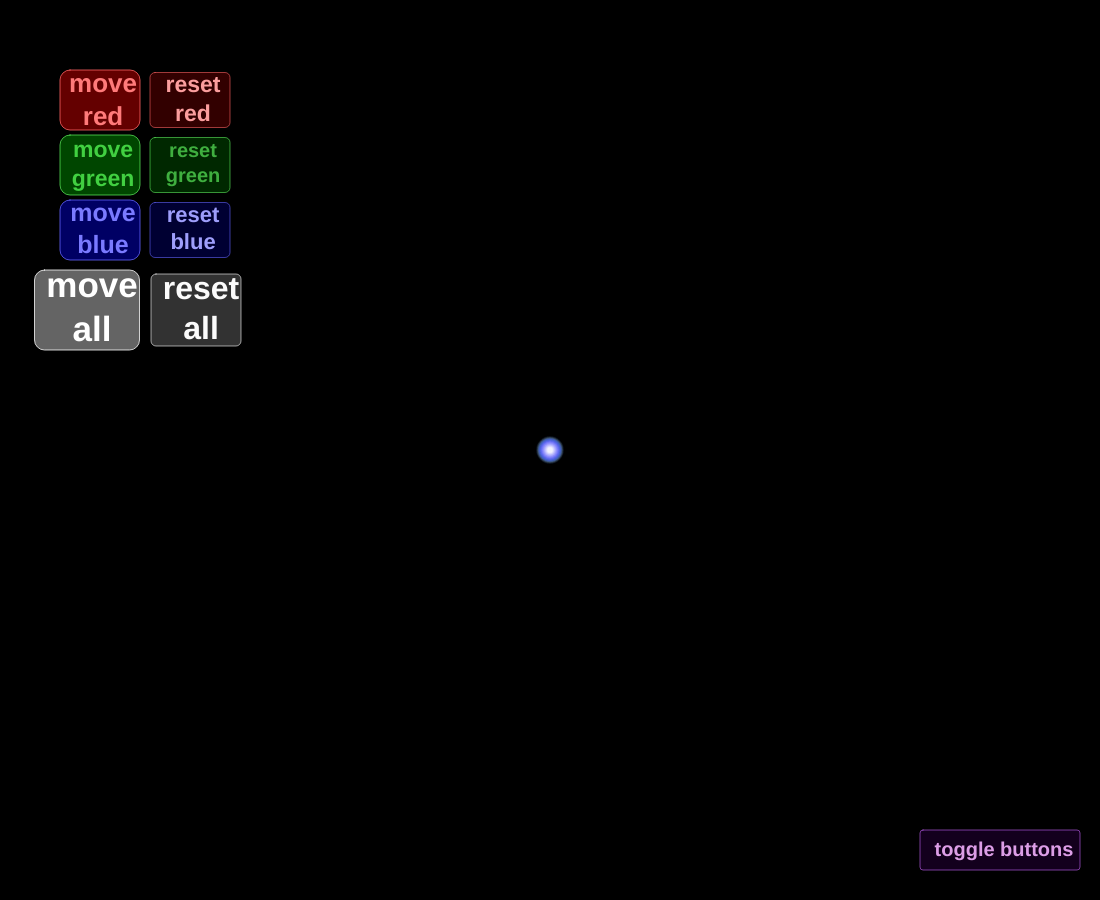
Frame 1 (no input)
Frame 60 (no input): identical to frame 1, image omitted
Frame 120 (the mouse pressed at the canvas centre since frame 60): identical to frame 1, image omitted

The p5.js sketch that drew this single still picture (run headless with seeded random() and noise() and a simulated clock; from frame 60 on, the mouse is pressed at the canvas centre):

// p5.js sketch
// ── sketch.js
var canvasWidth;
var canvasHeight;
var canvas;

//buttons
var moveRed;
var resetRed;
var moveBlue;
var resetBlue;
var moveGreen;
var resetGreen;
var moveAll;
var resetAll;
var menuToggle;

//orbs
var redOrb;
var greenOrb;
var blueOrb;

//orb inputs
var redColor = 0;
var greenColor = 1;
var blueColor = 2;

//make it much easier to create a custom buttons
class Button{
  constructor(title, size, textContrast, x, y, width, height, rounded, highlightChange, rVal, gVal, bVal, strokeContrast, strokeSize, alpha, textOffsetX, textOffsetY){
    this.title = title;
    this.size = size;
    this.textContrast = textContrast;
    this.x = x;
    this.y = y;
    this.width = width;
    this.height = height;
    this.rounded = rounded;
    this.highlightChange = highlightChange;
    this.red = rVal;
    this.green = gVal;
    this.blue = bVal;
    this.alpha = alpha;
    this.strokeContrast = strokeContrast;
    this.strokeSize = strokeSize;
    this.textOffsetX = textOffsetX;
    this.textOffsetY = textOffsetY;

    this.hovered = false;
    this.highlight = 0;
    this.activated = true;
  }
  show(){
    //only show if button is active
    if (this.activated){
      if((mouseX >= this.x - this.width/2) && (mouseX <= this.x + this.width/2) && (mouseY >= this.y - this.height/2) && (mouseY <= this.y + this.height/2)){
        this.highlight = this.highlightChange;
        this.hovered = true;
      }
      else{
        this.highlight = 0;
        this.hovered = false;
      }
      noStroke();
      textSize(this.size);
      textAlign(CENTER, TOP);
      textStyle(BOLD);
      fill(this.red + this.highlight + this.textContrast, this.green + this.highlight + this.textContrast, this.blue + this.highlight + this.textContrast, this.alpha + this.textContrast + this.highlight);
      text(this.title, this.x + this.textOffsetX, this.y + this.textOffsetY, this.width, this.height);
      stroke(this.red + this.strokeContrast, this.green + this.strokeContrast, this.blue + this.strokeContrast, this.alpha + this.strokeContrast);
      strokeWeight(this.strokeSize);
      fill(this.red + this.highlight, this.green + this.highlight, this.blue + this.highlight, this.alpha + this.highlight);
      rectMode(CENTER);
      rect(this.x, this.y, this.width, this.height, this.rounded, this.rounded, this.rounded, this.rounded);
    }
  }
  activate(){
    this.activated = true;
  }
  deactivate(){
    this.activated = false;
  }
}

//to show that buttons are functional
class Orb{
  constructor(color){
    this.x = canvasWidth/2;
    this.y = canvasHeight/2;
    this.color = color;
  }
  move(){
    this.x = random(0, canvasWidth);
    this.y = random(0, canvasHeight);
  }
  setPos(x, y){
    this.x = x;
    this.y = y;
  }
  show(){
    noStroke();
    for (let i = 0; i <= 50; i++){
      if(this.color == 0){
        fill(255, i*5, i*5, i*2);
      }
      else if(this.color == 1){
        fill(i*5, 255, i*5, i*2);
      }
      else if(this.color == 2){
        fill(i*5, i*5, 255, i*2);
      }
      ellipse(this.x, this.y, 30 - i/2, 30 - i/2);
    }
  }
}

function setup() {
  rectMode(CENTER);
  ellipseMode(CENTER);
  canvasWidth = windowWidth - 100;
  canvasHeight = windowHeight - 100;
  canvas = createCanvas(canvasWidth, canvasHeight);
  //center canvas on screen
  canvas.position((windowWidth - canvasWidth)/2, (windowHeight - canvasHeight)/2);

  //create orbs to interact with buttons
  redOrb = new Orb(redColor);
  greenOrb = new Orb(greenColor);
  blueOrb = new Orb(blueColor);

  //create buttons
  //for red orb
  moveRed = new Button("move red", 26, 200, 100, 100, 80, 60, 10, 80, 255, 0, 0, 100, 1, 100, 3, 2);
  resetRed = new Button("reset red", 23, 200, 190, 100, 80, 55, 5, 80, 255, 0, 0, 100, 1, 50, 3, 2);
  //for green orb
  moveGreen = new Button("move green", 23, 120, 100, 165, 80, 60, 10, 80, 0, 255, 0, 100, 1, 70, 3, 4);
  resetGreen = new Button("reset green", 20, 120, 190, 165, 80, 55, 5, 80, 0, 255, 0, 100, 1, 40, 3, 4);
  //for blue orb
  moveBlue = new Button("move blue", 25, 200, 100, 230, 80, 60, 10, 80, 0, 0, 255, 100, 1, 100, 3, 2);
  resetBlue = new Button("reset blue", 22, 200, 190, 230, 80, 55, 5, 80, 0, 0, 255, 100, 1, 50, 3, 2);
  //for all orbs
  moveAll = new Button("move all", 35, 200, 87, 310, 105, 80, 10, 80, 255, 255, 255, 100, 1, 100, 5, 0);
  resetAll = new Button("reset all", 32, 200, 196, 310, 90, 72, 5, 80, 255, 255, 255, 100, 1, 50, 5, 0);
  //to test activate/deactivate feature
  menuToggle = new Button("toggle buttons", 20, 200, canvasWidth - 100, canvasHeight - 50, 160, 40, 3, 100, 100, 0, 150, 100, 1, 50, 4, 10);
}

function windowResized(){
  canvasWidth = windowWidth - 100;
  canvasHeight = windowHeight - 100;
  canvas = createCanvas(canvasWidth, canvasHeight);
  canvas.position((windowWidth - canvasWidth)/2, (windowHeight - canvasHeight)/2);
}


function draw() {
  background(0);
  menuScreen();
  redOrb.show();
  greenOrb.show();
  blueOrb.show();
}

function mouseReleased(){
  if(moveRed.hovered){
    redOrb.move();
  }
  if(moveGreen.hovered){
    greenOrb.move();
  }
  if(moveBlue.hovered){
    blueOrb.move();
  }
  if(moveAll.hovered){
    redOrb.move();
    greenOrb.move();
    blueOrb.move();
  }

  if(resetRed.hovered){
    redOrb.setPos(canvasWidth/2, canvasHeight/2);
  }
  if(resetGreen.hovered){
    greenOrb.setPos(canvasWidth/2, canvasHeight/2);
  }
  if(resetBlue.hovered){
    blueOrb.setPos(canvasWidth/2, canvasHeight/2);
  }
  if(resetAll.hovered){
    redOrb.setPos(canvasWidth/2, canvasHeight/2);
    greenOrb.setPos(canvasWidth/2, canvasHeight/2);
    blueOrb.setPos(canvasWidth/2, canvasHeight/2);
  }

  if(menuToggle.hovered){
    if(moveRed.activated){
      moveRed.deactivate();
      resetRed.deactivate();
      moveGreen.deactivate();
      resetGreen.deactivate();
      moveBlue.deactivate();
      resetBlue.deactivate();
      moveAll.deactivate();
      resetAll.deactivate();
    }
    else{
      moveRed.activate();
      resetRed.activate();
      moveGreen.activate();
      resetGreen.activate();
      moveBlue.activate();
      resetBlue.activate();
      moveAll.activate();
      resetAll.activate();
    }
  }
}

function menuScreen(){
  moveRed.show();
  resetRed.show();
  moveGreen.show();
  resetGreen.show();
  moveBlue.show();
  resetBlue.show();
  moveAll.show();
  resetAll.show();
  menuToggle.show();
}
